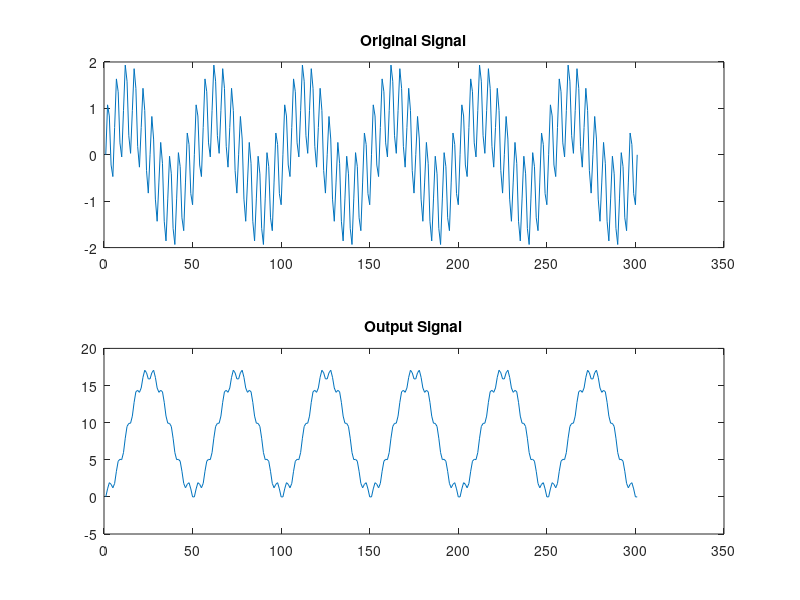

MATLAB code for this plot:
signals = load('20_2HZ_Signals.mat');
signal_mixed = signals.signal_mixed;
output = cumsum(signal_mixed);
subplot(2,1,1);
plot(signal_mixed);
title('Original Signal');
subplot(2,1,2);
plot(output);
title('Output Signal');